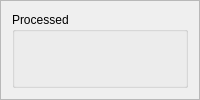
         <widget class="QFrame" name="frame_processed">
          <property name="frameShape">
           <enum>QFrame::StyledPanel</enum>
          </property>
          <property name="frameShadow">
           <enum>QFrame::Raised</enum>
          </property>
          <layout class="QGridLayout" name="gridLayout_6">
           <item row="0" column="0">
            <widget class="QGroupBox" name="processedBox">
             <property name="title">
              <string>Processed</string>
             </property>
             <layout class="QGridLayout" name="gridLayout_9">
              <property name="leftMargin">
               <number>0</number>
              </property>
              <property name="topMargin">
               <number>0</number>
              </property>
              <property name="rightMargin">
               <number>0</number>
              </property>
              <property name="bottomMargin">
               <number>0</number>
              </property>
              <property name="spacing">
               <number>0</number>
              </property>
              <item row="0" column="0">
               <layout class="QVBoxLayout" name="verticalLayout_4">
                <property name="spacing">
                 <number>0</number>
                </property>
                <item>
                 <widget class="PlotWidget" name="FFwidget" native="true"/>
                </item>
                <item>
                 <widget class="PlotWidget" name="FFwidget_grayscale" native="true"/>
                </item>
               </layout>
              </item>
              <item row="1" column="0">
               <widget class="QWidget" name="widget_2" native="true">
                <widget class="QWidget" name="gridLayoutWidget">
                 <property name="geometry">
                  <rect>
                   <x>70</x>
                   <y>80</y>
                   <width>280</width>
                   <height>81</height>
                  </rect>
                 </property>
                 <layout class="QGridLayout" name="gridLayout_12">
                  <item row="1" column="3">
                   <widget class="QLineEdit" name="lineEdit_3"/>
                  </item>
                  <item row="0" column="0">
                   <widget class="QLabel" name="label_12">
                    <property name="text">
                     <string>Exp. Type</string>
                    </property>
                   </widget>
                  </item>
                  <item row="1" column="1">
                   <widget class="QLineEdit" name="lineEdit_6"/>
                  </item>
                  <item row="0" column="1">
                   <widget class="QLineEdit" name="experiment_type_text_edit"/>
                  </item>
                  <item row="1" column="0">
                   <widget class="QLabel" name="label_15">
                    <property name="text">
                     <string>TextLabel</string>
                    </property>
                   </widget>
                  </item>
                  <item row="0" column="2">
                   <widget class="QLabel" name="label_13">
                    <property name="text">
                     <string>asd</string>
                    </property>
                   </widget>
                  </item>
                  <item row="1" column="2">
                   <widget class="QLabel" name="label_14">
                    <property name="text">
                     <string>TextLabel</string>
                    </property>
                   </widget>
                  </item>
                  <item row="0" column="3">
                   <widget class="QLineEdit" name="lineEdit_2"/>
                  </item>
                 </layout>
                </widget>
                <widget class="QLineEdit" name="lineEdit_7">
                 <property name="geometry">
                  <rect>
                   <x>311</x>
                   <y>40</y>
                   <width>59</width>
                   <height>25</height>
                  </rect>
                 </property>
                </widget>
                <widget class="QLabel" name="label_16">
                 <property name="geometry">
                  <rect>
                   <x>210</x>
                   <y>40</y>
                   <width>67</width>
                   <height>25</height>
                  </rect>
                 </property>
                 <property name="text">
                  <string>TextLabel</string>
                 </property>
                </widget>
                <widget class="QWidget" name="gridLayoutWidget_2">
                 <property name="geometry">
                  <rect>
                   <x>70</x>
                   <y>180</y>
                   <width>288</width>
                   <height>81</height>
                  </rect>
                 </property>
                 <layout class="QGridLayout" name="gridLayout_13">
                  <item row="1" column="2">
                   <widget class="QLabel" name="label_21">
                    <property name="text">
                     <string>TextLabel</string>
                    </property>
                   </widget>
                  </item>
                  <item row="0" column="3">
                   <widget class="QLineEdit" name="lineEdit_11"/>
                  </item>
                  <item row="1" column="3">
                   <widget class="QLineEdit" name="lineEdit_9"/>
                  </item>
                  <item row="0" column="0">
                   <widget class="QLabel" name="label_18">
                    <property name="text">
                     <string>Exp. Type</string>
                    </property>
                   </widget>
                  </item>
                  <item row="1" column="1">
                   <widget class="QLineEdit" name="lineEdit_10"/>
                  </item>
                  <item row="0" column="2">
                   <widget class="QLabel" name="label_20">
                    <property name="text">
                     <string>asd</string>
                    </property>
                   </widget>
                  </item>
                  <item row="1" column="0">
                   <widget class="QLabel" name="label_19">
                    <property name="text">
                     <string>TextLabel</string>
                    </property>
                   </widget>
                  </item>
                  <item row="0" column="1">
                   <widget class="QLineEdit" name="experiment_type_text_edit_2"/>
                  </item>
                 </layout>
                </widget>
               </widget>
              </item>
             </layout>
            </widget>
           </item>
          </layout>
         </widget>
